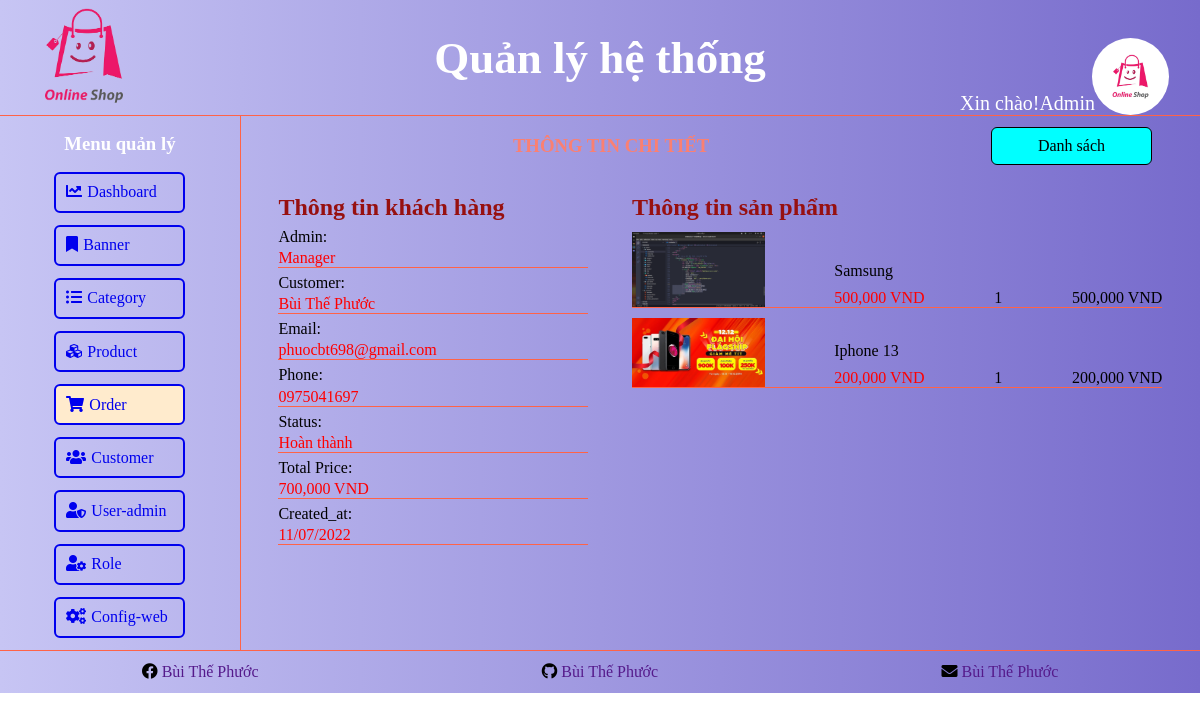
The page /admin/order/detail.php?id=32 (signed in) on the database its author committed.
### tables this page shows
CREATE TABLE `tbl_order` (
  `id` int NOT NULL,
  `admin_id` int DEFAULT NULL,
  `customer_id` int NOT NULL,
  `name` varchar(250) NOT NULL,
  `email` varchar(250) NOT NULL,
  `phone` varchar(20) NOT NULL,
  `status` int NOT NULL,
  `address` varchar(255) NOT NULL,
  `total_price` int NOT NULL,
  `created_at` timestamp NOT NULL DEFAULT CURRENT_TIMESTAMP,
  `updated_at` timestamp NOT NULL DEFAULT CURRENT_TIMESTAMP ON UPDATE CURRENT_TIMESTAMP
);

CREATE TABLE `tbl_order_detail` (
  `id` int NOT NULL,
  `order_id` int NOT NULL,
  `product_id` int NOT NULL,
  `quantity` int NOT NULL,
  `price` int NOT NULL
);

CREATE TABLE `tbl_product` (
  `id` int NOT NULL,
  `category_id` int NOT NULL,
  `name` varchar(255) NOT NULL,
  `image` varchar(255) NOT NULL,
  `description` longtext NOT NULL,
  `quantity` int NOT NULL,
  `price` int NOT NULL,
  `created_at` timestamp NOT NULL DEFAULT CURRENT_TIMESTAMP,
  `updated_at` timestamp NOT NULL DEFAULT CURRENT_TIMESTAMP ON UPDATE CURRENT_TIMESTAMP
);

### database/db_helper.php (called while the page is built, shortened)
<?php
    function getData($sql, $isSingle = false){
        $data = null;
        $conn = mysqli_connect(HOST_NAME, USER_NAME, PASSWORD, DB_NAME);
        $conn->set_charset('utf-8');
        $result = mysqli_query($conn, $sql);
        if($isSingle){
            $data = mysqli_fetch_array($result, MYSQLI_ASSOC);
        }
        else{
            $data = [];
            while(($row = mysqli_fetch_array($result, MYSQLI_ASSOC)) != null){
                $data[] = $row;
            }
        }
        return $data;
    }
?>

### database/convert.php (called while the page is built)
<?php
    function format_time($timestamp, $type = 'd/m/Y'){
        return date($type, strtotime($timestamp));
    }
?>

### admin/order/detail.php (the view, shortened to what this page needs)
<?php
include_once('../layout/header.php');
include_once('../layout/sidebar.php');
?>
<?php
if (isset($_GET['id'])) {
    $id = $_GET['id'];
    $sql = "SELECT tbl_order.*, tbl_admin.name as admin_name FROM tbl_order
            LEFT JOIN tbl_admin ON tbl_order.admin_id = tbl_admin.id WHERE tbl_order.id = $id";
    $result = getData($sql, 1);
    $order_id = $result['id'];
    $sqlOrder = "SELECT * FROM tbl_order_detail WHERE order_id = $order_id";
    $resultOrder = getData($sqlOrder);
}
?>
<div class="detail">
    <div class="header-detail">
        <h3>Thông tin chi tiết</h3>
        <a href="<?= url_Admin ?>/order">Danh sách</a>
    </div>
    <div class="content-order">
        <div class="order">
            <h2>Thông tin khách hàng</h2>
            <div class="info_order">
                <span>Admin: </span>
                <span><?= (empty($result['admin_name'])) ? '?' : $result['admin_name'] ?></span>
            </div>
            <div class="info_order">
                <span>Customer: </span>
                <span><?= $result['name'] ?></span>
            </div>
            <div class="info_order">
                <span>Email: </span>
                <span><?= $result['email'] ?></span>
            </div>
            <div class="info_order">
                <span>Phone: </span>
                <span><?= $result['phone'] ?></span>
            </div>
            <div class="info_order">
                <span>Status: </span>
                <span>
                <?php
                                $status = $result['status'];
                                switch ($status) {
                                    case 2:
                                        echo 'Hoàn thành';
                                        break;
                                }
                                ?>
                </span>
            </div>
            <div class="info_order">
                <span>Total Price: </span>
                <span><?= number_format($result['total_price']) ?> VND</span>
            </div>
            <div class="info_order">
                <span>Created_at: </span>
                <span><?= format_time($result['created_at']) ?></span>
            </div>
        </div>
        <div class="order_detail">
            <h2>Thông tin sản phẩm</h2>
            <?php foreach($resultOrder as $order) : ?>
                <?php
                    $product_id = $order['product_id'];
                    $sqlProduct = "SELECT * FROM tbl_product WHERE id = $product_id";
                    $resultProduct = getData($sqlProduct, 1);
                ?>
            <div class="product_order">
                <img src="<?= public_Image . 'product/' . $resultProduct['image']?>" alt="">
                <div class="product_infor">
                    <span><?= $resultProduct['name'] ?></span>
                    <span><?= number_format($resultProduct['price']) ?> VND</span>
                </div>
                <div class="product_quantity">
                    <span><?= $order['quantity'] ?></span>
                </div>
                <div class="total_price">
                    <span><?= number_format($order['price']) ?> VND</span>
                </div>
            </div>
            <?php endforeach; ?>
        </div>
    </div>
</div>
<?php
include_once('../layout/footer.php');
?>

### public/admin/css/main.css (style rules this page uses)
* { margin: 0; padding: 0; }
.container h3, h2, span { color: white; }

### public/admin/css/detail.css (style rules this page uses)
.detail { width: 96%; height: auto; margin: 0 2%; }
.detail .header-detail { width: 100%; height: 60px; display: flex; flex-direction: row; align-items: center; justify-content: space-around; }
.header-detail > h3 { width: 70%; text-align: center; color: salmon; text-transform: uppercase; }
.header-detail > a { border: solid 1px; padding: 1% 5%; border-radius: 6px; text-decoration: none; background-color: aqua; color: black; }

### public/admin/css/order_detail.css (style rules this page uses)
.content-order { width: 96%; margin: 2%; height: auto; display: flex; align-items: flex-start; justify-content: space-between; }
.content-order span { color: #000; }
.content-order .order { width: 35%; height: auto; }
.content-order h2 { color: #971010; }
.order .info_order { display: flex; flex-direction: column; align-items: flex-start; margin: 2% 0; border-bottom: solid 1px tomato; }
.order .info_order span:last-child { color: red; margin-top: 1%; }
.content-order .order_detail { width: 60%; height: auto; }
.order_detail .product_order { display: flex; flex-direction: row; align-items: flex-end; margin: 2% 0; border-bottom: solid 1px tomato; justify-content: space-between; width: 100%; }
.product_order > img { width: 25%; }
.product_order .product_infor { display: flex; flex-direction: column; height: 45px; justify-content: space-between; }
.product_infor > span:last-child { color: red; }

### rows shown on the page
tbl_order: admin.name "Manager", name "Bùi Thế Phước", email "phuocbt698@gmail.com", phone "0975041697", total_price "700,000", created_at "11/07/2022"
tbl_order_detail: product.image (picture), product.name "Samsung", product.price "500,000", quantity "1", price "500,000"
tbl_order_detail: product.image (picture), product.name "Iphone 13", product.price "200,000", quantity "1", price "200,000"

### other values the page prints
$_SESSION['admin']['name'] "Admin"
